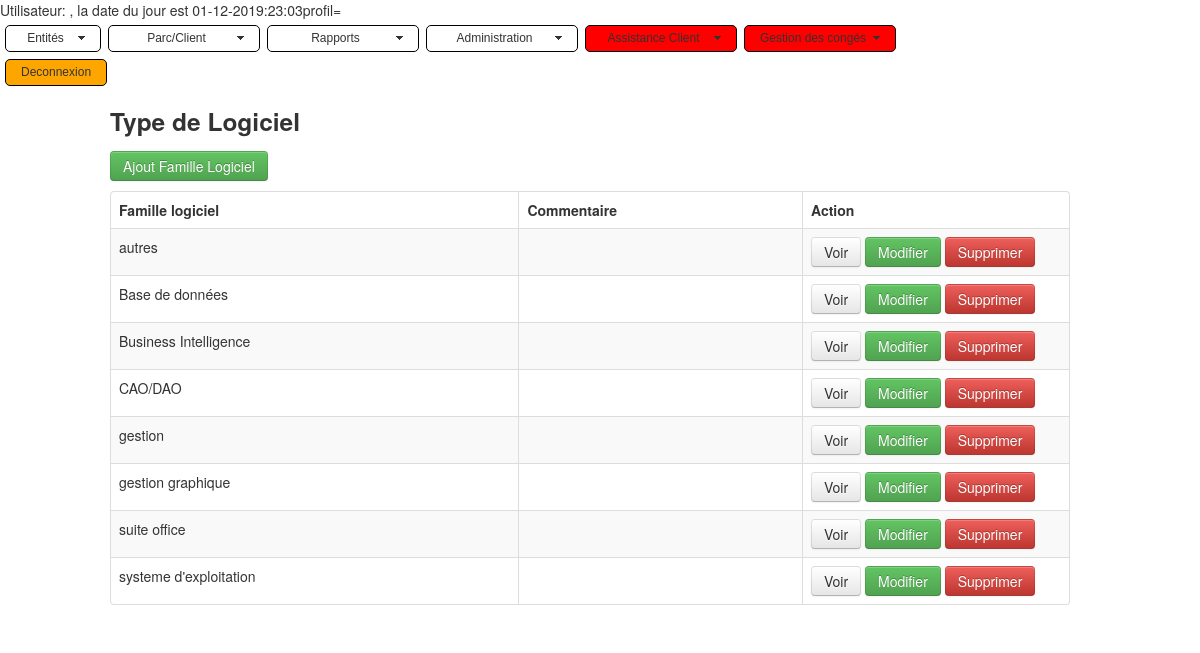
The app's page /index_softwarestype.php with its own data.
### tables this page shows
CREATE TABLE IF NOT EXISTS `tictan_softwaretypes` (
  `id` int(11) NOT NULL AUTO_INCREMENT,
  `name` varchar(255) DEFAULT NULL,
  `comment` text,
  `mod_date` date NOT NULL,
  `author` varchar(50) NOT NULL,
  `is_deleted` int(1) NOT NULL DEFAULT '0',
  PRIMARY KEY (`id`),
  KEY `name` (`name`)
);

### index_softwarestype.php (the view, shortened to what this page needs)
<!DOCTYPE html>
<html lang="en">
<head>
    <link   href="css/bootstrap.min.css" rel="stylesheet">
	<link rel="stylesheet" href="./css/mbcsmbmcp.css" type="text/css" />
</head>
<body>
    <div class="container">
            <div class="row">
                <h3>Type de Logiciel</h3>
            </div>
            <div class="row">
                <p>
                   <a href="create_general.php?form_name=index_softwarestype.php&table_name=tictan_softwaretypes&entete=Famille Logiciel" class="btn btn-success">Ajout Famille Logiciel</a>
                </p>
                <table class="table table-striped table-bordered">
                      <thead>
                        <tr>
						  <th>Famille logiciel</th>
                          <th>Commentaire</th>
                          <th>Action</th>
                        </tr>
                      </thead>
                      <tbody>
                      <?php
		              $table_name='tictan_softwaretypes';
					  $form_name='index_softwarestype.php';
					  $entete='Type de Logiciel';
                       $pdo = Database::connect();
				   $sql = 'select * from tictan_softwaretypes where is_deleted=0 order by name';
						foreach ($pdo->query($sql) as $row) {
                            echo '<tr>';
							echo '<td>'. $row['name'] . '</td>';
							echo '<td>'. $row['comment'] . '</td>';
   							echo '<td width=250>';
 							echo '<a class="btn" href="read_admin_general.php?id='.$row['id'].'&table_name='.$table_name .' &entete='. $entete.' &form_name='.$form_name.'">Voir</a>';
   echo '<a class="btn btn-success" href="update_general.php?id='.$row['id'].'&table_name='.$table_name .' &entete='. $entete.' &form_name='.$form_name.'">Modifier</a>';
  echo '<a class="btn btn-danger" href="delete_general.php?id='.$row['id'].'&table_name='.$table_name .' &entete='. $entete.' &form_name='.$form_name.'">Supprimer</a>';
                            echo '</td>';
                            echo '</tr>';
                       }                       Database::disconnect();
                      ?>
                      </tbody>
                </table>
        </div>
    </div>
  </body>
</html>

### records on screen
tictan_softwaretypes: name "autres"
tictan_softwaretypes: name "Base de données"
tictan_softwaretypes: name "Business Intelligence"
tictan_softwaretypes: name "CAO/DAO"
tictan_softwaretypes: name "gestion"
tictan_softwaretypes: name "gestion graphique"
tictan_softwaretypes: name "suite office"
tictan_softwaretypes: name "systeme d'exploitation"
